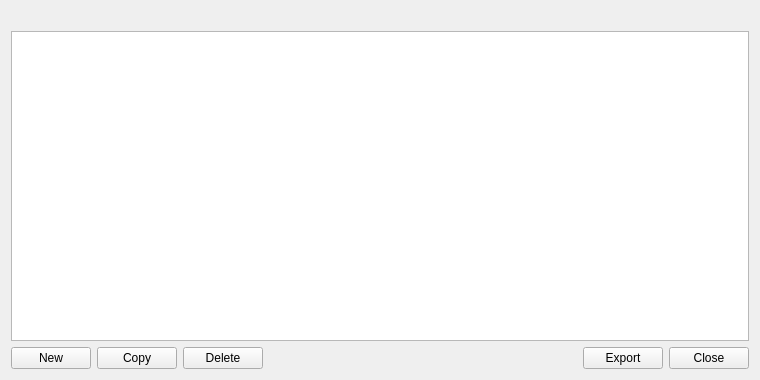
<?xml version="1.0" encoding="UTF-8"?>
<ui version="4.0">
 <class>AddressBookPage</class>
 <widget class="QWidget" name="AddressBookPage">
  <property name="geometry">
   <rect>
    <x>0</x>
    <y>0</y>
    <width>760</width>
    <height>380</height>
   </rect>
  </property>
  <layout class="QVBoxLayout" name="verticalLayout">
   <item>
    <widget class="QLabel" name="labelExplanation">
     <property name="textFormat">
      <enum>Qt::PlainText</enum>
     </property>
     <property name="wordWrap">
      <bool>true</bool>
     </property>
    </widget>
   </item>
   <item>
    <widget class="QTableView" name="tableView">
     <property name="contextMenuPolicy">
      <enum>Qt::CustomContextMenu</enum>
     </property>
     <property name="toolTip">
      <string>Right-click to edit address or label</string>
     </property>
     <property name="tabKeyNavigation">
      <bool>false</bool>
     </property>
     <property name="alternatingRowColors">
      <bool>true</bool>
     </property>
     <property name="selectionMode">
      <enum>QAbstractItemView::SingleSelection</enum>
     </property>
     <property name="selectionBehavior">
      <enum>QAbstractItemView::SelectRows</enum>
     </property>
     <property name="sortingEnabled">
      <bool>true</bool>
     </property>
     <attribute name="verticalHeaderVisible">
      <bool>false</bool>
     </attribute>
    </widget>
   </item>
   <item>
    <layout class="QHBoxLayout" name="horizontalLayout">
     <item>
      <widget class="QPushButton" name="newAddress">
       <property name="toolTip">
        <string>Create a new address</string>
       </property>
       <property name="text">
        <string>New</string>
       </property>
       <property name="autoDefault">
        <bool>false</bool>
       </property>
      </widget>
     </item>
     <item>
      <widget class="QPushButton" name="copyAddress">
       <property name="toolTip">
        <string>Copy the currently selected address to the system clipboard</string>
       </property>
       <property name="text">
        <string>Copy</string>
       </property>
       <property name="autoDefault">
        <bool>false</bool>
       </property>
      </widget>
     </item>
     <item>
      <widget class="QPushButton" name="deleteAddress">
       <property name="toolTip">
        <string>Delete the currently selected address from the list</string>
       </property>
       <property name="text">
        <string>Delete</string>
       </property>
       <property name="autoDefault">
        <bool>false</bool>
       </property>
      </widget>
     </item>
     <item>
      <spacer name="horizontalSpacer">
       <property name="orientation">
        <enum>Qt::Horizontal</enum>
       </property>
       <property name="sizeHint" stdset="0">
        <size>
         <width>40</width>
         <height>20</height>
        </size>
       </property>
      </spacer>
     </item>
     <item>
      <widget class="QPushButton" name="exportButton">
       <property name="toolTip">
        <string>Export the data in the current tab to a file</string>
       </property>
       <property name="text">
        <string>Export</string>
       </property>
       <property name="autoDefault">
        <bool>false</bool>
       </property>
      </widget>
     </item>
     <item>
      <widget class="QPushButton" name="closeButton">
       <property name="sizePolicy">
        <sizepolicy hsizetype="Minimum" vsizetype="Minimum">
         <horstretch>0</horstretch>
         <verstretch>0</verstretch>
        </sizepolicy>
       </property>
       <property name="text">
        <string>Close</string>
       </property>
       <property name="autoDefault">
        <bool>false</bool>
       </property>
      </widget>
     </item>
    </layout>
   </item>
  </layout>
 </widget>
 <resources>
  <include location="../syscoin.qrc"/>
 </resources>
 <connections/>
</ui>
